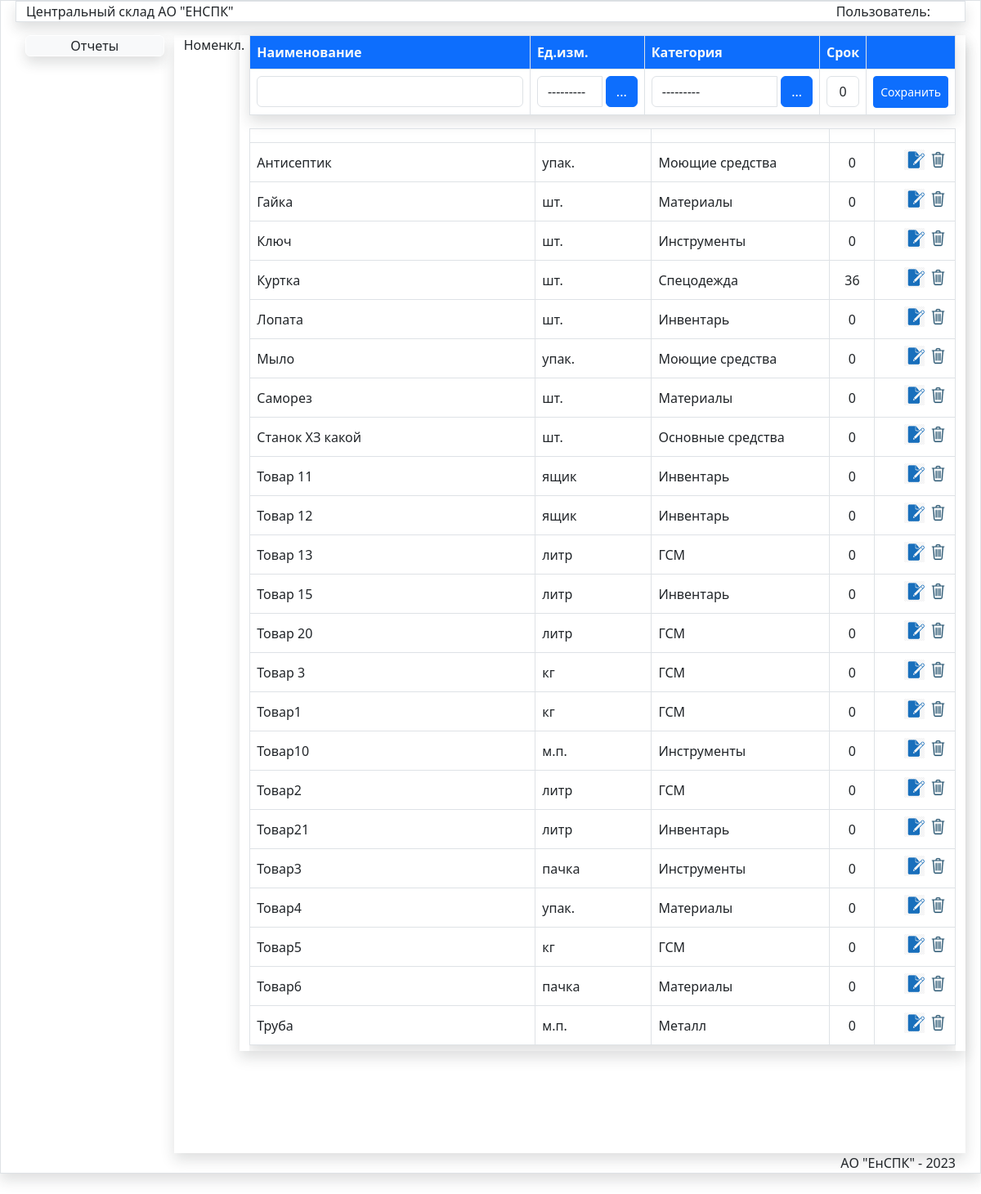
The page /SprNom/ on the database its author committed.
### store/models.py (models this page shows, shortened)
class Nom(models.Model):
    title = models.CharField(max_length=150, verbose_name='Наименование', unique=True )
    izm=models.ForeignKey(Unit,verbose_name='Ед.изм.',on_delete=models.PROTECT)
    category = models.ForeignKey(Category, verbose_name='Категория', on_delete=models.PROTECT)
    srok=models.IntegerField(blank=True,default=0)
    updated_at = models.DateTimeField(auto_now=True, verbose_name='Создан')
    created_at = models.DateTimeField(auto_now_add=True, verbose_name='Обновлен')
    class Meta:
        verbose_name = 'Номенклатура'
        verbose_name_plural = 'Номенклатура'
        ordering = ['title', ]

class Unit(models.Model):
    title = models.CharField(max_length=100,verbose_name='Наименование',unique=True)
    def __str__(self):
        return self.title
    class Meta:
        verbose_name='Единица измерения'
        verbose_name_plural='Единицы измерения'
        ordering=['title',]

class Category(models.Model):
    title = models.CharField(max_length=100, verbose_name='Наименование категории',unique=True)
    def __str__(self):
        return self.title
    class Meta:
        verbose_name='Категория'
        verbose_name_plural='Категории'
        ordering=['title',]

### store/views.py (the view)
# urls.py: path('SprNom/', SprNom, name='SprNom'),
def SprNom(request):
    form=NomForm()
    form2=UnitForm2()
    form3=CategoryForm2()
    unit=Nom.objects.all()
    return render(request,'store/spr/SprNom.html',{'title':"Номенклатура",'form':form,'unit':unit,
    'pic_label': 'Номенкл.','form2':form2,'form3':form3 })

### store/forms.py
class NomForm(forms.ModelForm):
   class Meta:
      model = Nom
      fields = '__all__'
      widgets = {
    'title': forms.TextInput(attrs={'class': 'form-control', 'id':'idtitle'}),
    'izm': forms.Select(attrs={'class': 'form-control','id':'idizm'}),
    'category': forms.Select(attrs={'class': 'form-control', 'id':'idcat'}),
     'srok': forms.TextInput(attrs={'class': 'form-control text-center', 'id':'idsrok'}),
         }

class UnitForm2(forms.ModelForm):
    class Meta:
        model = Unit
        fields = ['title']
        widgets = {
            'title': forms.TextInput(attrs={'class': 'form-control', 'style': 'width:460px;', 'id': 'idtitle2'}),
        }

### store/templates/store/spr/SprNom.html (shortened to what this page needs)
{% extends 'store/menu.html' %}
{% load static %}
{% block DataArea %}
<div class="row">
    <div class="col-md-1  ">{{pic_label}}</div>
<div class="col-md-11 mx-auto shadow">
<table class="table table-bordered shadow ">
 <thead class="bg-primary text-light">
    <tr class="mt-0">
        <th style="width:40%;" >Наименование </th>
        <th style="width:16.3%;"  >Ед.изм.</th>
         <th style="width:25%;"  >Категория</th>
         <th style="width:6.3%;"  >Срок</th>
        <th  style="width:11.3%" ></th>
    </tr>
  </thead>
<form  method="post" id="nom-form">
<tbody>
 <tr>
     <td> {{ form.title}}</td>
     <td>
         <div class="input-group">
                    {{form.izm}}
                    <div class=" input-group-button pr-2">
                        <button type="button" id="show-contact-modal-button" class="btn btn-primary mr-2" style="margin-left: 5px;" data-bs-toggle="modal" data-bs-target="#exampleModal5">...</button>
                    </div>
                </div>
        </td>
     <td   >
     <div class="input-group">
     {{form.category}}
     <div class=" input-group-button pr-2">
     <button type="button" id="show-contact-modal-button2" class="btn btn-primary mr-2" style="margin-left: 5px;" data-bs-toggle="modal" data-bs-target="#exampleModal6">...</button>
     </div>
     </div>
     </td>
     <td class=" text-end " >{{form.srok}}</td>
     <td class="pt-2 text-end" > <button type="submit" class="btn  btn-primary btn-sm pt-2 pb-2    " id="nomsavebtn" >Сохранить</button></td>
 </tr>
</form></tbody>
</table>
<div class="scrolltable">
<table class="table table-bordered shadow table-hover ">
<thead >
    <tr class="mt-0">
        <th style="width:40%" class="border" ></th>
        <th style="width:16.3%" class="border border-end-0" ></th>
         <th style="width:25%" class="border border-end-0" ></th>
         <th style="width:6.3%" class="text-center" ></th>
        <th style="width:11.3%" class="text-center" ></th>
    </tr>
  </thead>
<tbody id="tbody">
    {% for item in unit %}
<tr>
<td  class="align-middle">{{item.title}}</td>
<td  class="align-middle" >{{item.izm.title}}</td>
 <td  class="align-middle">{{item.category.title}}</td>
   <td  class="align-middle  text-center">{{item.srok}}</td>
<td class="text-end align-middle " ><input data-sid="{{item.id}}" data-update="#" class="btn-nom-update " value="Update" type="image" src="{% static '/images/edit2.png' %}" width="25px" >
<input data-sid="{{item.id}}" data-del="#" class="btn-nom-delete " value="Delete" type="image" src="{% static '/images/del.png' %}" width="25px"> </td>
</tr>
{% endfor %}
</tbody>
</table>
</div>
</div>
</div>
{% endblock DataArea %}

### store/static/css/my.css (style rules this page uses)
.scrolltable { display:block; overflow-y: auto; height:74.5vh; }

### rows shown on the page
Nom: title "Антисептик", izm "упак.", category "Моющие средства", srok "0"
Nom: title "Гайка", izm "шт.", category "Материалы", srok "0"
Nom: title "Ключ", izm "шт.", category "Инструменты", srok "0"
Nom: title "Куртка", izm "шт.", category "Спецодежда", srok "36"
Nom: title "Лопата", izm "шт.", category "Инвентарь", srok "0"
Nom: title "Мыло", izm "упак.", category "Моющие средства", srok "0"
Nom: title "Саморез", izm "шт.", category "Материалы", srok "0"
Nom: title "Станок ХЗ какой", izm "шт.", category "Основные средства", srok "0"
Nom: title "Товар 11", izm "ящик", category "Инвентарь", srok "0"
Nom: title "Товар 12", izm "ящик", category "Инвентарь", srok "0"
Nom: title "Товар 13", izm "литр", category "ГСМ", srok "0"
Nom: title "Товар 15", izm "литр", category "Инвентарь", srok "0"
Nom: title "Товар 20", izm "литр", category "ГСМ", srok "0"
Nom: title "Товар 3", izm "кг", category "ГСМ", srok "0"
Nom: title "Товар1", izm "кг", category "ГСМ", srok "0"
Nom: title "Товар10", izm "м.п.", category "Инструменты", srok "0"
Nom: title "Товар2", izm "литр", category "ГСМ", srok "0"
Nom: title "Товар21", izm "литр", category "Инвентарь", srok "0"
Nom: title "Товар3", izm "пачка", category "Инструменты", srok "0"
Nom: title "Товар4", izm "упак.", category "Материалы", srok "0"
Nom: title "Товар5", izm "кг", category "ГСМ", srok "0"
Nom: title "Товар6", izm "пачка", category "Материалы", srok "0"
Nom: title "Труба", izm "м.п.", category "Металл", srok "0"

### other values the page prints
{{ pic_label }} "Номенкл."
